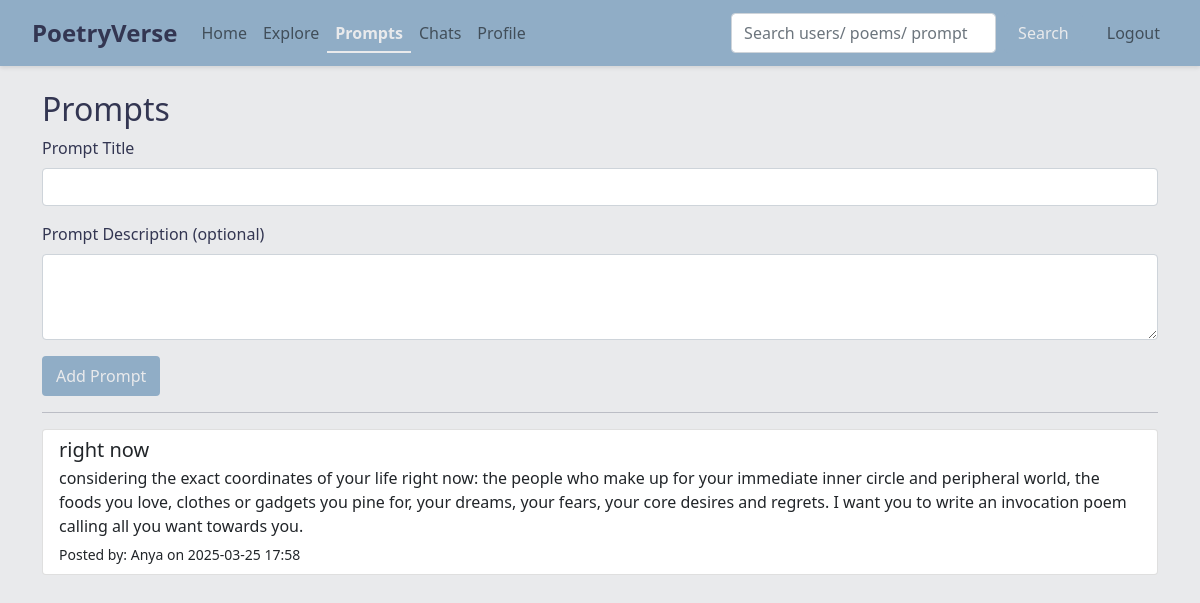
The app's page /prompts (signed in) with its own data.
### app.py (models this page shows)
class Prompt(db.Model):
    id = db.Column(db.Integer, primary_key=True)
    title = db.Column(db.String(200), nullable=False)
    description = db.Column(db.Text, nullable=True)
    created_by = db.Column(db.Integer, db.ForeignKey('user.id'), nullable=False)
    created_at = db.Column(db.DateTime, default=datetime.utcnow)
    creator = db.relationship('User', backref='prompts', lazy=True)
    poems = db.relationship('Poem', backref='prompt', lazy=True)

class User(db.Model, UserMixin):
    id = db.Column(db.Integer, primary_key=True)
    username = db.Column(db.String(150), unique=True, nullable=False)
    email = db.Column(db.String(150), unique=True, nullable=False)
    password = db.Column(db.String(200), nullable=False)
    description = db.Column(db.Text, nullable=True)
    profile_image = db.Column(db.String(300), nullable=True)
    poems = db.relationship('Poem', backref='author', lazy=True)
    collections = db.relationship('Collection', backref='owner', lazy=True)
    favorite_poems = db.relationship('Poem', secondary=favorites, backref=db.backref('favorited_by', lazy='dynamic'))
    following = db.relationship('User', secondary=followers,
                                primaryjoin=(followers.c.follower_id == id),
                                secondaryjoin=(followers.c.followed_id == id),
                                backref=db.backref('followers', lazy='dynamic'),
                                lazy='dynamic')

### app.py (the view, shortened to what this page needs)
@app.route('/prompts', methods=['GET', 'POST'])
@login_required
def prompts():
    all_prompts = Prompt.query.order_by(Prompt.created_at.desc()).all()
    return render_template('prompts.html', prompts=all_prompts)

### app.py (called while the page is built)
@login_manager.user_loader
def load_user(user_id):
    return User.query.get(int(user_id))

### templates/prompts.html
{% extends "base.html" %}
{% block content %}
<h2>Prompts</h2>
<form method="post">
  <div class="mb-3">
    <label for="title" class="form-label">Prompt Title</label>
    <input type="text" class="form-control" id="title" name="title" required>
  </div>
  <div class="mb-3">
    <label for="description" class="form-label">Prompt Description (optional)</label>
    <textarea class="form-control" id="description" name="description" rows="3"></textarea>
  </div>
  <button type="submit" class="btn btn-primary prf-add">Add Prompt</button>
</form>
<hr>
<div class="list-group">
  {% for prompt in prompts %}
  <a href="{{ url_for('view_prompt', prompt_id=prompt.id) }}" class="list-group-item list-group-item-action">
    <h5 class="mb-1">{{ prompt.title }}</h5>
    {% if prompt.description %}
      <p class="mb-1">{{ prompt.description }}</p>
    {% endif %}
    <small>Posted by: {{ prompt.creator.username }} on {{ prompt.created_at.strftime('%Y-%m-%d %H:%M') }}</small>
  </a>
  {% endfor %}
</div>
{% endblock %}

### static/css/global.css (style rules this page uses)
body { background-color: #e9eaec; color: #333652; }
.prf-add { background-color: #90adc6; color: #e9eaec; border: 2px solid #90adc6; }

### records on screen
Prompt: title "right now", description "considering the exact coordinates of your life right now: the people who make up for your immediate inner circle and peripheral world, the foods you love, clothes or gadgets you pine for, your dreams, your fears, your core desires and regrets. I want you to write an invocation poem calling all you want towards you.", creator.username "Anya", created_at "2025-03-25 17:58"
